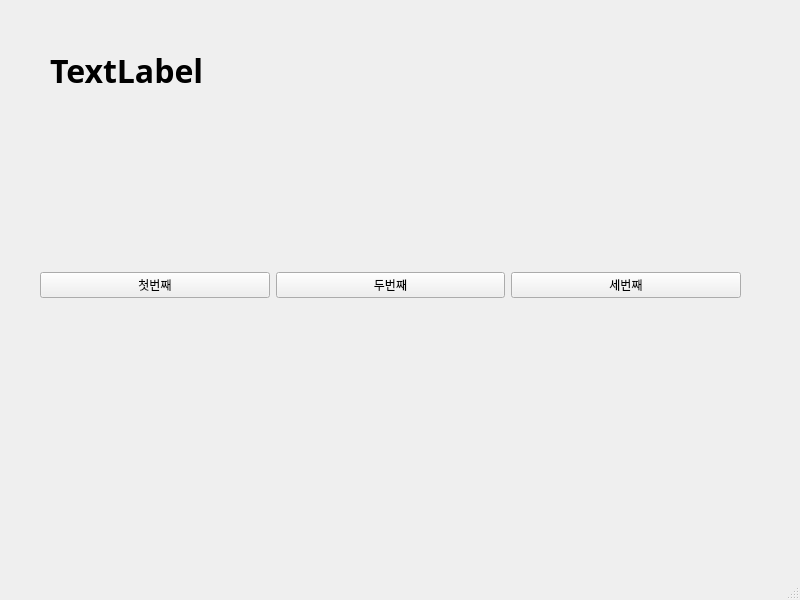
<?xml version="1.0" encoding="UTF-8"?>
<ui version="4.0">
 <class>MainWindow</class>
 <widget class="QMainWindow" name="MainWindow">
  <property name="geometry">
   <rect>
    <x>0</x>
    <y>0</y>
    <width>800</width>
    <height>600</height>
   </rect>
  </property>
  <property name="windowTitle">
   <string>MainWindow</string>
  </property>
  <widget class="QWidget" name="centralwidget">
   <widget class="QWidget" name="horizontalLayoutWidget">
    <property name="geometry">
     <rect>
      <x>40</x>
      <y>130</y>
      <width>701</width>
      <height>311</height>
     </rect>
    </property>
    <layout class="QHBoxLayout" name="horizontalLayout">
     <item>
      <widget class="QPushButton" name="pushButton_3">
       <property name="text">
        <string>첫번째</string>
       </property>
      </widget>
     </item>
     <item>
      <widget class="QPushButton" name="pushButton_2">
       <property name="text">
        <string>두번째</string>
       </property>
      </widget>
     </item>
     <item>
      <widget class="QPushButton" name="pushButton">
       <property name="text">
        <string>세번째</string>
       </property>
      </widget>
     </item>
    </layout>
   </widget>
   <widget class="QLabel" name="label">
    <property name="geometry">
     <rect>
      <x>50</x>
      <y>40</y>
      <width>691</width>
      <height>61</height>
     </rect>
    </property>
    <property name="font">
     <font>
      <family>맑은 고딕</family>
      <pointsize>24</pointsize>
      <weight>75</weight>
      <bold>true</bold>
     </font>
    </property>
    <property name="text">
     <string>TextLabel</string>
    </property>
   </widget>
  </widget>
  <widget class="QMenuBar" name="menubar">
   <property name="geometry">
    <rect>
     <x>0</x>
     <y>0</y>
     <width>800</width>
     <height>21</height>
    </rect>
   </property>
  </widget>
  <widget class="QStatusBar" name="statusbar"/>
 </widget>
 <resources/>
 <connections>
  <connection>
   <sender>pushButton_3</sender>
   <signal>clicked()</signal>
   <receiver>MainWindow</receiver>
   <slot>firstClick()</slot>
   <hints>
    <hint type="sourcelabel">
     <x>112</x>
     <y>303</y>
    </hint>
    <hint type="destinationlabel">
     <x>147</x>
     <y>398</y>
    </hint>
   </hints>
  </connection>
  <connection>
   <sender>pushButton_2</sender>
   <signal>clicked()</signal>
   <receiver>MainWindow</receiver>
   <slot>secondClick()</slot>
   <hints>
    <hint type="sourcelabel">
     <x>387</x>
     <y>304</y>
    </hint>
    <hint type="destinationlabel">
     <x>434</x>
     <y>403</y>
    </hint>
   </hints>
  </connection>
  <connection>
   <sender>pushButton</sender>
   <signal>clicked()</signal>
   <receiver>MainWindow</receiver>
   <slot>thirdClick()</slot>
   <hints>
    <hint type="sourcelabel">
     <x>613</x>
     <y>306</y>
    </hint>
    <hint type="destinationlabel">
     <x>671</x>
     <y>391</y>
    </hint>
   </hints>
  </connection>
 </connections>
 <slots>
  <slot>firstClick()</slot>
  <slot>secondClick()</slot>
  <slot>thirdClick()</slot>
 </slots>
</ui>
